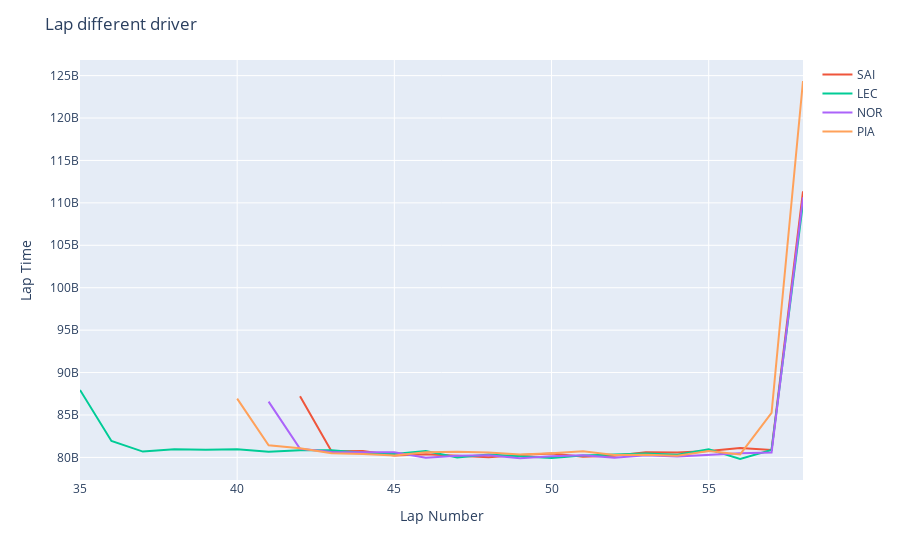

Here is the notebook cell this chart was saved with:
### Code cell
import plotly.express as px

# Plot con Plotly Express
fig = px.line()
min_mean_columns = column_means.nsmallest(4).index
# Aggiungere tracciati al grafico
for driver in min_mean_columns:
    fig.add_scatter(x=race.laps[race.laps.Driver == driver][race.laps.Stint == 3]['LapNumber'], y=race.laps[race.laps.Driver == driver][race.laps.Stint == 3]['LapTime'], mode='lines', name=driver)

# Aggiungere titolo e label agli assi
fig.update_layout(title='Lap different driver', xaxis_title='Lap Number', yaxis_title='Lap Time')

# Mostrare il grafico
fig.show()

### Figure 1 — Plotly figure (JSON) as saved in the notebook; plotly's stock layout.template omitted (floating-point values rounded to 4 significant figures)
{"data": [{"hovertemplate": "<extra></extra>", "legendgroup": "", "line": {"color": "#636efa", "dash": "solid"}, "marker": {"symbol": "circle"}, "mode": "lines", "name": "", "orientation": "v", "showlegend": false, "type": "scatter", "xaxis": "x", "yaxis": "y"}, {"mode": "lines", "name": "SAI", "type": "scatter", "x": [42, 43, 44, 45, 46, 47, 48, 49, 50, 51, 52, 53, 54, 55, 56, 57, 58], "y": [87215000000, 80730000000, 80767000000, 80223000000, 80374000000, 80203000000, 80031000000, 80281000000, 80450000000, 80083000000, 80209000000, 80615000000, 80582000000, 80753000000, 81098000000, 80882000000, 111363000000]}, {"mode": "lines", "name": "LEC", "type": "scatter", "x": [35, 36, 37, 38, 39, 40, 41, 42, 43, 44, 45, 46, 47, 48, 49, 50, 51, 52, 53, 54, 55, 56, 57, 58], "y": [87951000000, 81942000000, 80688000000, 80949000000, 80909000000, 80953000000, 80675000000, 80849000000, 80853000000, 80560000000, 80408000000, 80760000000, 79999000000, 80349000000, 80144000000, 79925000000, 80215000000, 80331000000, 80463000000, 80320000000, 80962000000, 79813000000, 80871000000, 109995000000]}, {"mode": "lines", "name": "NOR", "type": "scatter", "x": [41, 42, 43, 44, 45, 46, 47, 48, 49, 50, 51, 52, 53, 54, 55, 56, 57, 58], "y": [86576000000, 81025000000, 80652000000, 80613000000, 80620000000, 79971000000, 80188000000, 80260000000, 79915000000, 80151000000, 80261000000, 79959000000, 80267000000, 80107000000, 80294000000, 80481000000, 80571000000, 110655000000]}, {"mode": "lines", "name": "PIA", "type": "scatter", "x": [40, 41, 42, 43, 44, 45, 46, 47, 48, 49, 50, 51, 52, 53, 54, 55, 56, 57, 58], "y": [86930000000, 81424000000, 81080000000, 80485000000, 80395000000, 80223000000, 80615000000, 80682000000, 80588000000, 80352000000, 80496000000, 80718000000, 80295000000, 80308000000, 80199000000, 80754000000, 80357000000, 85255000000, 124363000000]}], "layout": {"legend": {"tracegroupgap": 0}, "margin": {"t": 60}, "title": {"text": "Lap different driver"}, "xaxis": {"anchor": "y", "domain": [0, 1], "title": {"text": "Lap Number"}}, "yaxis": {"anchor": "x", "domain": [0, 1], "title": {"text": "Lap Time"}}}}
